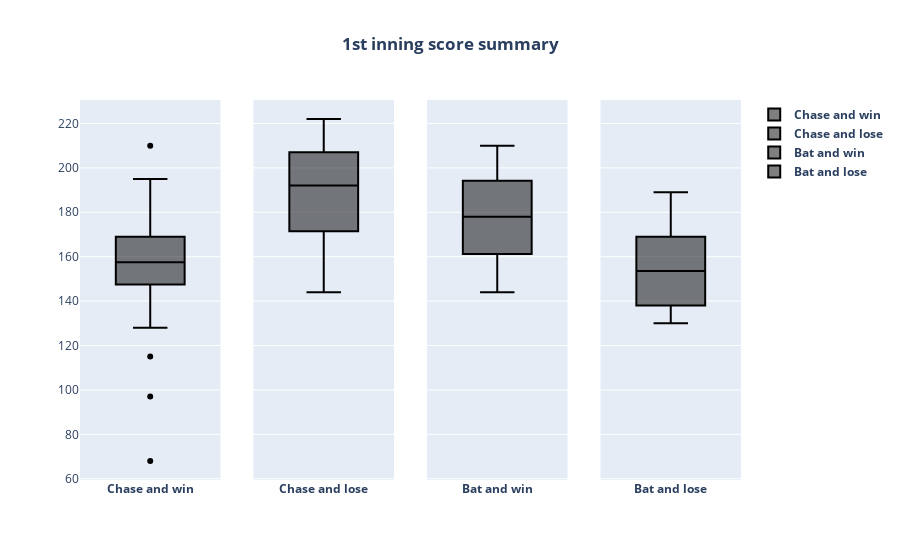

Notebook source saved alongside this figure:
### Code cell
first_inning_score_summary.add_trace(go.Box(y=first_inning_score_winning_chasing,name='<b>Chase and win</b>',marker=dict(color='#000000')),row=1,col=1)
first_inning_score_summary.add_trace(go.Box(y=first_inning_score_losing_chasing,name='<b>Chase and lose</b>',marker=dict(color='#000000')),row=1,col=2)
first_inning_score_summary.add_trace(go.Box(y=first_inning_score_winning_batting,name='<b>Bat and win</b>',marker=dict(color='#000000')),row=1,col=3)
first_inning_score_summary.add_trace(go.Box(y=first_inning_score_losing_batting,name='<b>Bat and lose</b>',marker=dict(color='#000000')),row=1,col=4)

first_inning_score_summary.update_layout(title_text = '<b>1st inning score summary</b>',title_x = 0.5,
                                         hoverlabel=dict(bgcolor="white",font_size=12,font_family='verdana',font_color='black'))
first_inning_score_summary.show()

### Figure 1 — Plotly figure (JSON) as saved in the notebook; plotly's stock layout.template omitted (floating-point values rounded to 4 significant figures)
{"data": [{"marker": {"color": "#000000"}, "name": "<b>Chase and win</b>", "y": [131, 177, 158, 128, 210, 137, 169, 161, 149, 189, 154, 151, 162, 175, 151, 169, 115, 155, 68, 195, 146, 158, 152, 160, 97, 159, 188, 157], "type": "box", "xaxis": "x", "yaxis": "y"}, {"marker": {"color": "#000000"}, "name": "<b>Chase and lose</b>", "y": [205, 210, 193, 171, 180, 169, 215, 165, 216, 198, 192, 199, 189, 217, 181, 222, 168, 187, 144, 153, 202, 173, 207, 177, 176, 208, 165, 209, 159, 193, 207], "type": "box", "xaxis": "x2", "yaxis": "y2"}, {"marker": {"color": "#000000"}, "name": "<b>Bat and win</b>", "y": [156, 195, 192, 144, 177, 178, 210], "type": "box", "xaxis": "x3", "yaxis": "y3"}, {"marker": {"color": "#000000"}, "name": "<b>Bat and lose</b>", "y": [170, 143, 189, 133, 168, 150, 157, 130], "type": "box", "xaxis": "x4", "yaxis": "y4"}], "layout": {"xaxis": {"anchor": "y", "domain": [0, 0.2125], "type": "category", "range": [-0.5, 0.5], "autorange": true}, "yaxis": {"anchor": "x", "domain": [0, 1], "type": "linear", "range": [59.44, 230.6], "autorange": true}, "xaxis2": {"anchor": "y2", "domain": [0.2625, 0.475], "type": "category", "range": [-0.5, 0.5], "autorange": true}, "yaxis2": {"anchor": "x2", "domain": [0, 1], "matches": "y", "showticklabels": false, "type": "linear", "range": [59.44, 230.6], "autorange": true}, "xaxis3": {"anchor": "y3", "domain": [0.525, 0.7375], "type": "category", "range": [-0.5, 0.5], "autorange": true}, "yaxis3": {"anchor": "x3", "domain": [0, 1], "matches": "y", "showticklabels": false, "type": "linear", "range": [59.44, 230.6], "autorange": true}, "xaxis4": {"anchor": "y4", "domain": [0.7875, 1], "type": "category", "range": [-0.5, 0.5], "autorange": true}, "yaxis4": {"anchor": "x4", "domain": [0, 1], "matches": "y", "showticklabels": false, "type": "linear", "range": [59.44, 230.6], "autorange": true}, "title": {"text": "<b>1st inning score summary</b>", "x": 0.5}, "hoverlabel": {"font": {"size": 12, "family": "verdana", "color": "black"}, "bgcolor": "white"}, "autosize": true}}
